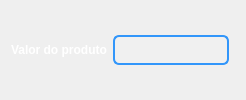
                  <widget class="QFrame" name="frame_valor_produto">
                   <property name="sizePolicy">
                    <sizepolicy hsizetype="Expanding" vsizetype="Expanding">
                     <horstretch>0</horstretch>
                     <verstretch>0</verstretch>
                    </sizepolicy>
                   </property>
                   <property name="frameShape">
                    <enum>QFrame::NoFrame</enum>
                   </property>
                   <property name="frameShadow">
                    <enum>QFrame::Raised</enum>
                   </property>
                   <layout class="QHBoxLayout" name="horizontalLayout_3">
                    <item>
                     <layout class="QHBoxLayout" name="layout_valor_produto">
                      <item>
                       <widget class="QLabel" name="label_valor_produto_3">
                        <property name="sizePolicy">
                         <sizepolicy hsizetype="Expanding" vsizetype="Expanding">
                          <horstretch>0</horstretch>
                          <verstretch>0</verstretch>
                         </sizepolicy>
                        </property>
                        <property name="styleSheet">
                         <string notr="true">QLabel {
    color: white;
    text-align: center; /* Centraliza o texto horizontalmente */
    vertical-align: middle; /* Centraliza o texto verticalmente */
}
</string>
                        </property>
                        <property name="text">
                         <string>&lt;html&gt;&lt;head/&gt;&lt;body&gt;&lt;p&gt;&lt;span style=&quot; font-weight:600;&quot;&gt;Valor  do produto&lt;/span&gt;&lt;/p&gt;&lt;/body&gt;&lt;/html&gt;</string>
                        </property>
                       </widget>
                      </item>
                      <item>
                       <widget class="QLineEdit" name="txt_valor_produto_3">
                        <property name="sizePolicy">
                         <sizepolicy hsizetype="Expanding" vsizetype="Expanding">
                          <horstretch>0</horstretch>
                          <verstretch>0</verstretch>
                         </sizepolicy>
                        </property>
                        <property name="maximumSize">
                         <size>
                          <width>16777215</width>
                          <height>30</height>
                         </size>
                        </property>
                        <property name="contextMenuPolicy">
                         <enum>Qt::NoContextMenu</enum>
                        </property>
                        <property name="statusTip">
                         <string/>
                        </property>
                        <property name="autoFillBackground">
                         <bool>false</bool>
                        </property>
                        <property name="styleSheet">
                         <string notr="true">QLineEdit {
    background-color: rgb(240, 240, 240); /* Cor de fundo cinza claro */
    border: 2px solid rgb(50, 150, 250); /* Borda azul */
    border-radius: 6px; /* Cantos arredondados */
    padding: 3px; /* Espaçamento interno */
}
</string>
                        </property>
                        <property name="text">
                         <string/>
                        </property>
                        <property name="placeholderText">
                         <string extracomment="R$"/>
                        </property>
                        <property name="cursorMoveStyle">
                         <enum>Qt::LogicalMoveStyle</enum>
                        </property>
                        <property name="clearButtonEnabled">
                         <bool>false</bool>
                        </property>
                       </widget>
                      </item>
                      <item>
                       <widget class="QFrame" name="frame_erro_valor_produto">
                        <property name="sizePolicy">
                         <sizepolicy hsizetype="Expanding" vsizetype="Expanding">
                          <horstretch>0</horstretch>
                          <verstretch>0</verstretch>
                         </sizepolicy>
                        </property>
                        <property name="maximumSize">
                         <size>
                          <width>21</width>
                          <height>21</height>
                         </size>
                        </property>
                        <property name="frameShape">
                         <enum>QFrame::NoFrame</enum>
                        </property>
                        <property name="frameShadow">
                         <enum>QFrame::Raised</enum>
                        </property>
                       </widget>
                      </item>
                     </layout>
                    </item>
                   </layout>
                  </widget>
